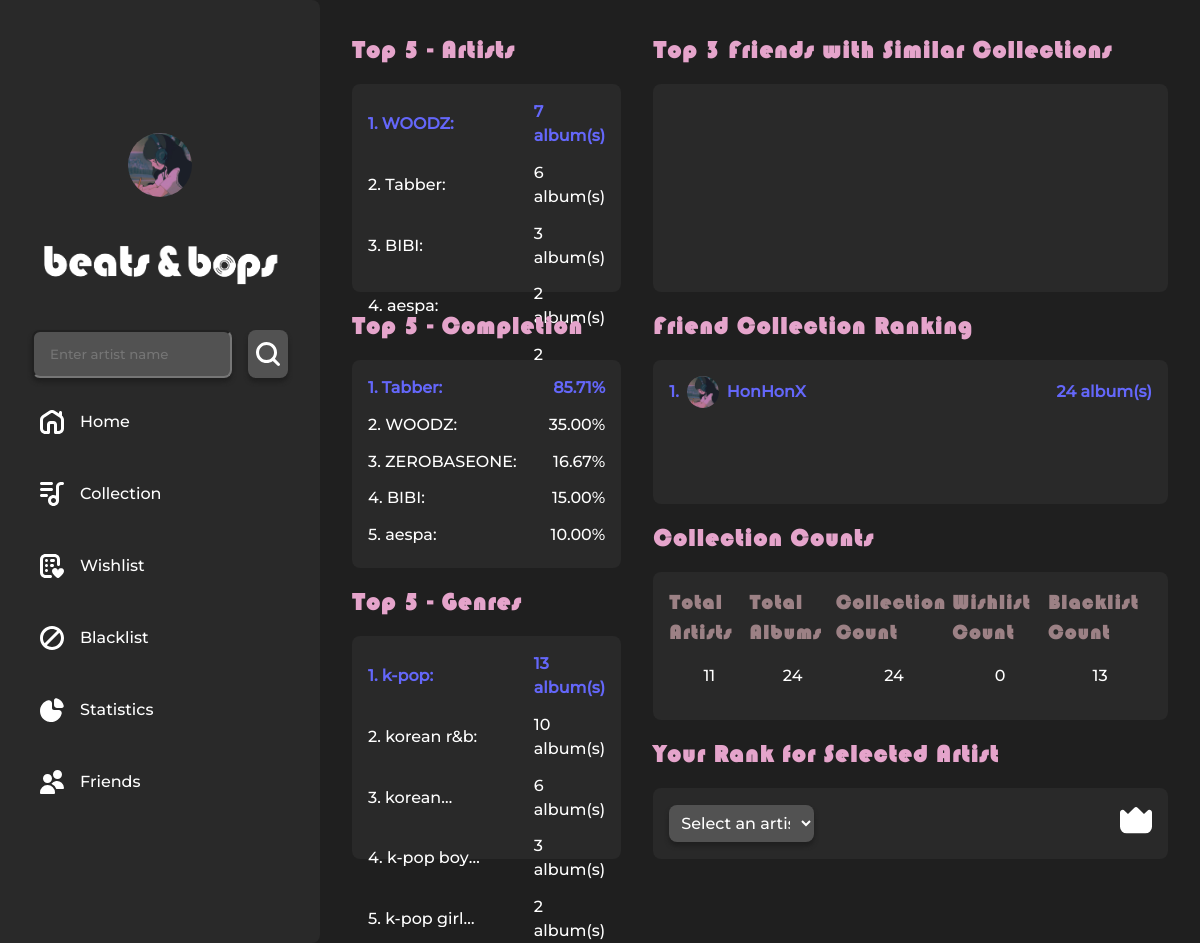
/stats/ (signed in), run on the app's committed database.
### home/models.py (models this page shows, shortened)
class Profile(models.Model):
    user = models.OneToOneField(User, on_delete=models.CASCADE)
    image = models.ImageField(upload_to='profile_images/', null=True, blank=True)

### collection/models.py (models this page shows, shortened)
class Artist(models.Model):
    id = models.CharField(max_length=50, primary_key=True, default=0)  # Spotify ID
    name = models.CharField(max_length=100)
    photo_url = models.URLField(blank=True, null=True)
    genres = models.ManyToManyField(Genre, related_name='artists')
    popularity = models.IntegerField(default=0)

class UserArtistProgress(models.Model):
    user = models.ForeignKey(User, on_delete=models.CASCADE)
    artist = models.ForeignKey(Artist, on_delete=models.CASCADE)
    total_albums = models.IntegerField(default=0)  # Total albums of the selected artist
    collection = JSONField(default=list)  # Albums only in the user's collection
    wishlist = JSONField(default=list)  # Albums only in the user's wishlist
    blacklist = JSONField(default=list)  # Albums in the user's blacklist
    collection_and_wishlist = JSONField(default=list)  # Albums in both collection and wishlist
    collection_count = models.IntegerField(default=0)  # Albums only in the user's collection
    wishlist_count = models.IntegerField(default=0)  # Albums only in the user's wishlist
    blacklist_count = models.IntegerField(default=0)  # Albums in the user's blacklist
    collection_and_wishlist_count = models.IntegerField(default=0)  # Albums in both collection and wishlist
    class Meta:
        unique_together = ('user', 'artist')

class Genre(models.Model):
    name = models.CharField(max_length=100, unique=True)
    def get_album_ids(self):
        return Album.objects.filter(artist__genres=self).values_list('id', flat=True)

class UserProgress(models.Model):
    user = models.OneToOneField(User, on_delete=models.CASCADE)
    total_artists = models.IntegerField(default=0)  # Number of artists the user has interacted with
    total_albums = models.IntegerField(default=0)  # Total number of albums the user has in collection, wishlist, blacklist
    total_collection_count = models.IntegerField(default=0)  # Total albums in collection
    total_wishlist_count = models.IntegerField(default=0)  # Total albums in wishlist
    total_blacklist_count = models.IntegerField(default=0)  # Total albums in blacklist
    total_collection_and_wishlist_count = models.IntegerField(default=0)  # Total albums in both collection and wishlist

### stats/views.py (the view, shortened to what this page needs)
# urls.py: path('', dashboard_view, name='dashboard'),
@login_required
def dashboard_view(request):
    user = request.user
    selected_artist_id = request.GET.get('selected_artist_id')
    user_rank = None
    users_with_more_albums = 0
    selected_artist = None
    artist_list = Artist.objects.filter(album__useralbumcollection__user=user).distinct()
    try:
        user_progress = UserProgress.objects.get(user=user)
    except UserProgress.DoesNotExist:
        user_progress = UserProgress.objects.create(user=user)
    top_genres = Genre.objects.annotate(
        album_count=Count(
            'artists__album__useralbumcollection',
            filter=Q(artists__album__useralbumcollection__user=user)
        )
    ).filter(album_count__gt=0).order_by('-album_count')[:5]
    for genre in top_genres:
        genre.album_ids = genre.get_album_ids()
    top_artists = Artist.objects.annotate(
        album_count=Count(
            'album__useralbumcollection',
            filter=Q(album__useralbumcollection__user=user)
        )
    ).filter(album_count__gt=0).order_by('-album_count')[:5]
    top_quality_artists = UserArtistProgress.objects.filter(user=user).annotate(
        effective_total_albums=F('total_albums') - F('blacklist_count'),
        progress_percentage=ExpressionWrapper(
            (F('collection_count') + F('collection_and_wishlist_count')) * 100.0 / F('effective_total_albums'),
            output_field=FloatField()
        )
    ).order_by('-progress_percentage')[:5]
    top_friends = User.objects.filter(
        useralbumcollection__album__useralbumcollection__user=user
    ).annotate(
        common_albums=Count('useralbumcollection__album', filter=Q(useralbumcollection__album__useralbumcollection__user=user))
    ).exclude(id=user.id).order_by('-common_albums')[:3]
    user_and_friends = User.objects.filter(
        Q(id=user.id) | Q(useralbumcollection__album__useralbumcollection__user=user)
    ).annotate(
        collection_size=Count('useralbumcollection__album')
    ).order_by('-collection_size')
    for ranked_user in user_and_friends:
        ranked_user.icon_url = ranked_user.profile.image.url if ranked_user.profile.image else None
    context = {
        'user_progress': user_progress,
        'top_genres': top_genres,
        'top_artists': top_artists,
        'top_quality_artists': top_quality_artists,
        'top_friends': top_friends,
        'user_and_friends': user_and_friends,
        'artist_list': artist_list,
        'user_rank': user_rank,
        'selected_artist_id': selected_artist_id,
        'selected_artist': selected_artist,
        'users_with_more_albums': users_with_more_albums,
    }
    return render(request, 'stats/dashboard.html', context)

### users/context_processors.py (called while the page is built)
def settings(request):
    return {
        'settings': django_settings,
    }

### stats/templates/stats/dashboard.html (shortened to what this page needs)
{% extends 'base_with_sidebar.html' %}
{% load static %}
{% block site_specific_css %}
    <link rel="stylesheet" href="{% static 'css/apps/stats/stats.css' %}" type="text/css">
{% endblock %}
{% block maincontent %}
<div class="stats-block">
    <div class="top-block">
        <h2>Top 5 - Artists</h2>
        <div class="top-list">
            {% for artist in top_artists %}
                <div class="ranked-item {% if forloop.first %}first-place{% endif %}">
                    <span class="countable">{{ forloop.counter }}. {{ artist.name }}:</span><span>{{ artist.album_count }} album(s)</span>
                </div>
            {% endfor %}
        </div>
        <h2>Top 5 - Completion</h2>
        <div class="top-list">
            {% for artist_progress in top_quality_artists %}
                <div class="ranked-item {% if forloop.first %}first-place{% endif %}">
                    <span class="countable">{{ forloop.counter }}. {{ artist_progress.artist.name }}:</span>
                    <span>{{ artist_progress.progress_percentage|floatformat:2 }}%</span>
                </div>
            {% endfor %}
        </div>
        <h2>Top 5 - Genres</h2>
        <div class="top-list" id="top-genres">
            {% for genre in top_genres %}
                <div class="ranked-item {% if forloop.first %}first-place{% endif %}">
                    <span class="countable">{{ forloop.counter }}. {{ genre.name }}:</span><span>{{ genre.album_count }} album(s)</span>
                </div>
            {% endfor %}
        </div>
    </div>
    <div class="full-block">
        <h2>Top 3 Friends with Similar Collections</h2>
        <div class="top-list" id="similar-friends">
        </div>
        <h2>Friend Collection Ranking</h2>
        <div class="top-list" id="friend-collection">
            {% for ranked_user in user_and_friends %}
                <div class="ranked-item {% if forloop.first %}first-place{% endif %}">
                    <div class="friend-name">
                        <span>{{ forloop.counter }}.</span>
                        {% if ranked_user.icon_url %}
                            <img src="{{ ranked_user.icon_url }}" alt="{{ ranked_user.username }}" class="user-icon">
                        {% endif %}
                        <span>{{ ranked_user.username }}</span>
                    </div>
                    <span>{{ ranked_user.collection_size }} album(s)</span>
                </div>
            {% endfor %}
        </div>
        <h2>Collection Counts</h2>
        <div class="dashboard-block">
            <div class="quantities-block">
                <div class="stat">
                    <h3>Total Artists</h3>
                    <p>{{ user_progress.total_artists }}</p>
                </div>
                <div class="stat">
                    <h3>Total Albums</h3>
                    <p>{{ user_progress.total_albums }}</p>
                </div>
                <div class="stat">
                    <h3>Collection Count</h3>
                    <p>{{ user_progress.total_collection_count }}</p>
                </div>
                <div class="stat">
                    <h3>Wishlist Count</h3>
                    <p>{{ user_progress.total_wishlist_count }}</p>
                </div>
                <div class="stat">
                    <h3>Blacklist Count</h3>
                    <p>{{ user_progress.total_blacklist_count }}</p>
                </div>
            </div>
        </div>
        <h2>Your Rank for Selected Artist</h2>
        <div class="competition-block">
            <form method="get" action="{% url 'dashboard' %}">
                <select name="selected_artist_id" onchange="this.form.submit()">
                    <option value="">Select an artist</option>
                </select>
            </form>
            {% if users_with_more_albums == 0 %}
                <div id="crown">
                    <img src="{% static 'icons/crown.svg' %}" alt="Crown" class="status-icon">
                </div>
            {% endif %}
        </div>
    </div>
</div>
{% endblock %}

### templates/sidebar.html (shortened to what this page needs)
{% load static %}
{% block content %}
    <div class="sidebar">
        <div id="profile-button" data-profile-url="{% url 'user_profile' %}">
            {% if user.profile.image %}
                <img id="profile-image-small" src="{{ user.profile.image.url }}">
            {% else %}
                <img id="profile-image-small" src="{% static 'img/default.jpg' %}">
            {% endif %}
        </div>
        <div class="sidebar-logo">
            <a href="{% url 'index' %}">
                <img src="{% static 'img/logo.png' %}" alt="Logo" class="logo-img">
            </a>
        </div>
        <div class="searchbar"  name="searchbar" >
            <form method="POST" class="search-form" action="{% url 'artist_search' %}">
                <div class="input-group">
                    <input type="text" name="artist_name" id="artist-name" placeholder="Enter artist name" class="input-field" required>
                    <button type="submit" class="button"> <img class="icon" src="{% static 'icons/search.svg' %}"> </button>
                </div>
            </form>
        </div>
        <div class="sidebar-item" id="home-button" data-home-url="{% url 'index' %}">
            <img class="icon" src="{% static 'icons/home.svg' %}">Home
        </div>
        <div class="sidebar-item" id="collection-button" data-collection-url="{% url 'collection_overview' %}">
            <img class="icon" src="{% static 'icons/collection.svg' %}">Collection
        </div>
        <div class="sidebar-item" id="wishlist-button" data-wishlist-url="{% url 'wishlist_overview' %}">
            <img class="icon" src="{% static 'icons/wishlist.svg' %}">Wishlist
        </div>
        <div class="sidebar-item" id="blacklist-button" data-blacklist-url="{% url 'blacklist_overview' %}">
            <img class="icon" src="{% static 'icons/blacklist.svg' %}">Blacklist
        </div>
        <div class="sidebar-item" id="dashboard-button" data-dashboard-url="{% url 'dashboard' %}">
            <img class="icon" src="{% static 'icons/dashboard.svg' %}">Statistics
        </div>
        <div class="sidebar-item" id="friends-button" data-friends-url="{% url 'friends_view' %}">
            <img class="icon" src="{% static 'icons/friends.svg' %}">Friends
        </div>
    </div>
{% endblock %}

### static/css/themes/winter_theme.css (style rules this page uses)
:root { --accent100: #6467fa; --accent90: #4e50de; --accentVariantA100: #9C8185; --accentVariantB100: #E5A4CB; }

### static/css/apps/stats/stats.css (style rules this page uses)
.top-block { display: flex; flex-direction: column; border-radius: var(--borderRadius); gap: var(--gapDistance); width: 33%; height: min-content; height: 100%; }
.stats-block { display: flex; flex-direction: row; gap: var(--gapBigBlocks); width: 100%; }
.first-place { color: var(--accent100); font-weight: bold; }
.top-list { display: flex; flex-direction: column; background-color: var(--neutral90); border-radius: var(--borderRadius); box-sizing: border-box; padding: 1rem; height: 13rem; gap: 0.8rem; }
#top-genres { flex-direction: column; flex-grow: 1; }
#friend-collection { height: 9rem; }
.ranked-item { display: flex; flex-direction: row; gap: var(--gapDistance); justify-content: space-between; align-items: center; }
.countable { width: 13rem; display: -webkit-box; -webkit-line-clamp: 1; -webkit-box-orient: vertical; overflow: hidden; text-overflow: ellipsis; line-height: 1rem; max-height: 1rem; }
.full-block { display: flex; flex-direction: column; gap: var(--gapDistance); }
.user-icon { width: 2rem; height: 2rem; border-radius: 50%; margin: 0 0.5rem; }
.friend-name { display: flex; flex-direction: row; align-items: center; }
.quantities-block, .competition-block { padding: 1rem; display: flex; flex-direction: row; justify-content: space-between; background-color: var(--neutral90); border-radius: var(--borderRadius); text-align: center; align-items: center; }
.competition-block { flex-grow: 1; }
.competition-block form { width: 30%; margin: 0; }
.status-icon { width: 2rem; height: 2rem; }

### static/css/base.css (style rules this page uses)
:root { --defaultFont: 'Montserrat', 'Verdana' , sans-serif; --headlineFont: 'Bauhaus93', 'Montserrat', 'Verdana' , sans-serif; }
body { font-family: var(--defaultFont); font-size: 1rem; background-color: var(--neutral100); color: var(--neutral0); display: flex; flex-direction: column; align-items: center; line-height: 1.5; margin: 0; padding: 0; }
a { color: var(--accent100); text-decoration: none; }
h1, h2, h3 { text-align: left; font-family: var(--headlineFont); margin: 0; letter-spacing: 0.1rem; }
h2 { font-size: 1.5rem; color: var(--accentVariantB100); }
h3 { font-size: 1.25rem; color: var(--accentVariantA100); }
p { font-weight: 100; -webkit-font-smoothing: antialiased; }
input { font-family: var(--defaultFont); }

### static/css/layout.css (style rules this page uses)
:root { --borderRadius: 0.5rem; --boxShadow: 0px 0.25rem 0.25rem var(--neutral100); --gapDistance: 1rem; --gapBigBlocks: 2rem; --transitionStyle: background-color 0.3s ease, transform 0.3s ease; }
.full-block { display: flex; width: 100%; gap: var(--gapBigBlocks); flex-direction: column; }

### static/css/components/button.css (style rules this page uses)
:root { --buttonWidth: 10rem; --buttonHeight: 3rem; }
.button { width: var(--buttonWidth); height: var(--buttonHeight); padding: 0.75rem 1.5rem; font-family: var(--defaultFont); font-size: 1rem; color: var(--neutral0); background-color: var(--neutral70); border: none; border-radius: var(--borderRadius); cursor: pointer; box-shadow: var(--boxShadow); transition: var(--transitionStyle); box-sizing: border-box; }

### static/css/components/form.css (style rules this page uses)
form { display: flex; flex-direction: column; width: 100%; margin: 0 auto; border-radius: var(--borderRadius); color: var(--neutral0); gap: var(--gapDistance); }
form input, form textarea { width: 100%; padding: 1rem; border-radius: var(--borderRadius); box-sizing: border-box; background-color: var(--neutral70); color: var(--neutral0); }

### static/css/components/select.css (style rules this page uses)
select { padding: 0.5rem; font-size: 1rem; background-color: var(--neutral70); color: var(--neutral0); border: none; border-radius: var(--borderRadius); box-shadow: var(--boxShadow); transition: var(--transitionStyle); font-family: var(--defaultFont); }
select option { display: flex; align-items: center; }

### static/css/components/album_artist.css (style rules this page uses)
:root { --coverSize: 8vw; }

### static/css/themes/dark_mode.css (style rules this page uses)
:root { --neutral100: #1f1f1f; --neutral90: #292929; --neutral70: #525252; --neutral0: #ffffff; }

### data on the page
Artist: name "WOODZ", album_count "7"
Artist: name "Tabber", album_count "6"
Artist: name "BIBI", album_count "3"
Artist: name "aespa", album_count "2"
Artist: album_count "2"
UserArtistProgress: artist.name "Tabber", progress_percentage "85.71"
UserArtistProgress: artist.name "WOODZ", progress_percentage "35.00"
UserArtistProgress: artist.name "ZEROBASEONE", progress_percentage "16.67"
UserArtistProgress: artist.name "BIBI", progress_percentage "15.00"
UserArtistProgress: artist.name "aespa", progress_percentage "10.00"
Genre: name "k-pop", album_count "13"
Genre: name "korean r&b", album_count "10"
Genre: album_count "6"
Genre: name "k-pop…", album_count "3"
Genre: name "k-pop…", album_count "2"
UserProgress: total_artists "11", total_albums "24", total_collection_count "24", total_wishlist_count "0", total_blacklist_count "13"

### other printed values
{{ ranked_user.username }} "HonHonX"
{{ ranked_user.collection_size }} "24"
